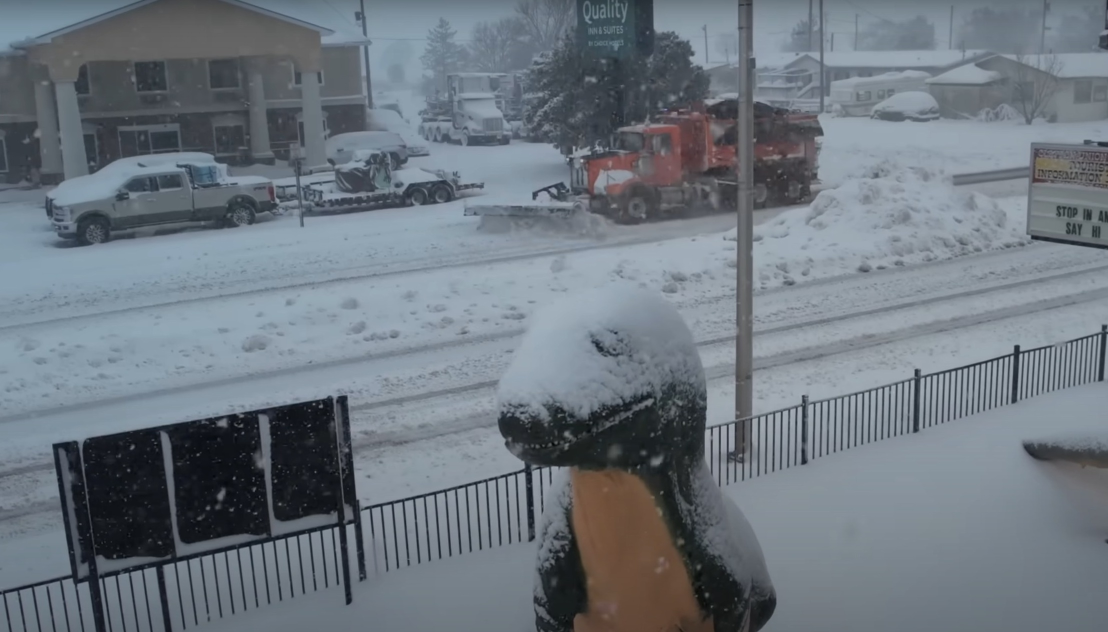
#> input picture notebooks/else/snow5.jpg, 2216 x 1264 px (shown at 1/2 size)
$ jupyter execute --allow-errors snow5.ipynb
#> lines starting #> are read from the running program, lines starting #| are printed output that depends on the picture
[cell 1]
# Copyright (c) Meta Platforms, Inc. and affiliates.

# Object masks in images from prompts with SAM 2

Segment Anything Model 2 (SAM 2) predicts object masks given prompts that indicate the desired object. The model first converts the image into an image embedding that allows high quality masks to be efficiently produced from a prompt.

The `SAM2ImagePredictor` class provides an easy interface to the model for prompting the model. It allows the user to first set an image using the `set_image` method, which calculates the necessary image embeddings. Then, prompts can be provided via the `predict` method to efficiently predict masks from those prompts. The model can take as input both point and box prompts, as well as masks from the previous iteration of prediction.

<a target="_blank" href="https://colab.research.google.com/github/facebookresearch/sam2/blob/main/notebooks/image_predictor_example.ipynb">

</a>

## Environment Set-up

If running locally using jupyter, first install `sam2` in your environment using the [installation instructions](https://github.com/facebookresearch/sam2#installation) in the repository.

If running from Google Colab, set `using_colab=True` below and run the cell. In Colab, be sure to select 'GPU' under 'Edit'->'Notebook Settings'->'Hardware accelerator'. Note that it's recommended to use **A100 or L4 GPUs when running in Colab** (T4 GPUs might also work, but could be slow and might run out of memory in some cases).

[cell 2]
using_colab = False

[cell 3]
if using_colab:
    import torch
    import torchvision
    print("PyTorch version:", torch.__version__)
    print("Torchvision version:", torchvision.__version__)
    print("CUDA is available:", torch.cuda.is_available())
    import sys
    !{sys.executable} -m pip install opencv-python matplotlib
    !{sys.executable} -m pip install 'git+https://github.com/facebookresearch/sam2.git'

    !mkdir -p images
    !wget -P images https://raw.githubusercontent.com/facebookresearch/sam2/main/notebooks/images/truck.jpg
    !wget -P images https://raw.githubusercontent.com/facebookresearch/sam2/main/notebooks/images/groceries.jpg

    !mkdir -p ../checkpoints/
    !wget -P ../checkpoints/ https://dl.fbaipublicfiles.com/segment_anything_2/092824/sam2.1_hiera_large.pt

## Set-up

Necessary imports and helper functions for displaying points, boxes, and masks.

[cell 4]
import os
# if using Apple MPS, fall back to CPU for unsupported ops
os.environ["PYTORCH_ENABLE_MPS_FALLBACK"] = "1"
import numpy as np
import torch
import matplotlib.pyplot as plt
from PIL import Image

#> (a cell that did not finish here is left out)

[cell 6]
np.random.seed(3)

# [44 lines left out: functions show_mask, show_points, show_box, show_masks, not called in this run]

## Example image

[cell 7]
image = Image.open('else/snow5.jpg')
#> image is the input picture: PIL image 2216x1264 RGB; mean R, G, B 109.9, 118.8, 127.5
#image = np.array(image.convert("L"))  # Convert to grayscale
image = np.array(image.convert("RGB"))
plt.figure(figsize=(10, 10))
plt.imshow(image, cmap='gray')
plt.axis('on')
plt.show()

[cell 8]
import cv2
from collections import Counter

image2= Image.open('else/snow5.jpg')
#image = Image.open('parquery/frame_00000.jpg')
image_np = np.array(image2.convert("RGB"))
image = np.array(image2.convert("RGB"))

plt.figure(figsize=(10, 10))
plt.imshow(image2)
plt.axis('on')
plt.show()

colors = ('r', 'g', 'b')
channel_names = ('Red', 'Green', 'Blue')

plt.figure(figsize=(10, 5))
for i, color in enumerate(colors):
    hist = cv2.calcHist([image_np], [i], None, [256], [0, 256])
    plt.plot(hist, color=color, label=channel_names[i])
    plt.xlim([0, 256])

plt.title("Pixel Distribution per RGB Channel")
plt.xlabel("Pixel Value (0–255)")
plt.ylabel("Pixel Count")
plt.legend()
plt.grid(True)
plt.tight_layout()
plt.show()
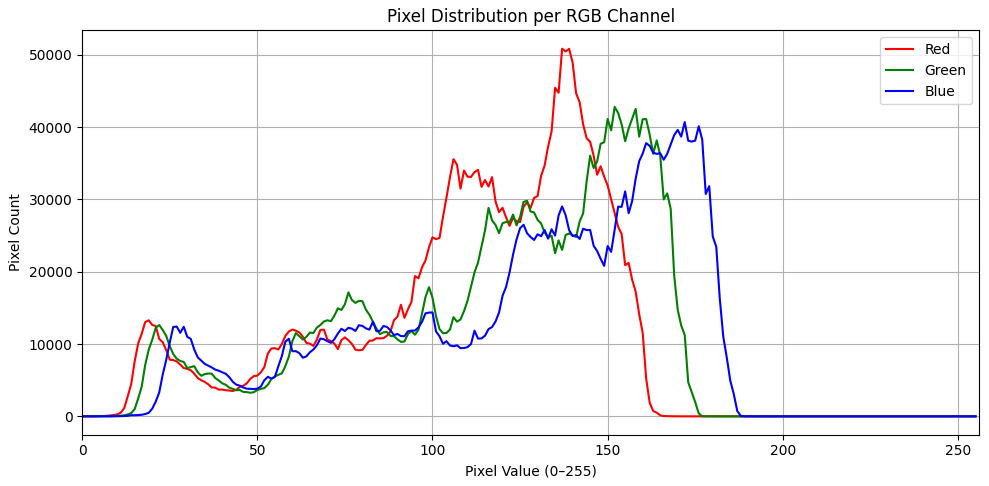
#> figure drawn by matplotlib, 1 panel; curve peaks at x = 137, y = 50843; curve peaks at x = 152, y = 42790; curve peaks at x = 172, y = 40698


$ run again, with notebooks/parquery/frame_00000.jpg copied over notebooks/else/snow5.jpg
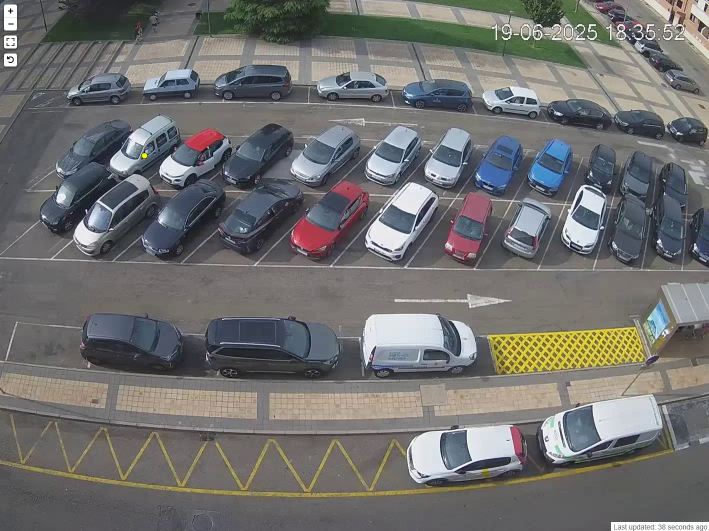
#> input picture notebooks/parquery/frame_00000.jpg, 1418 x 1062 px (shown at 1/2 size)
#> image is the input picture: PIL image 1418x1062 RGB; mean R, G, B 112.4, 112.2, 111.1
#> `plt.show()`:
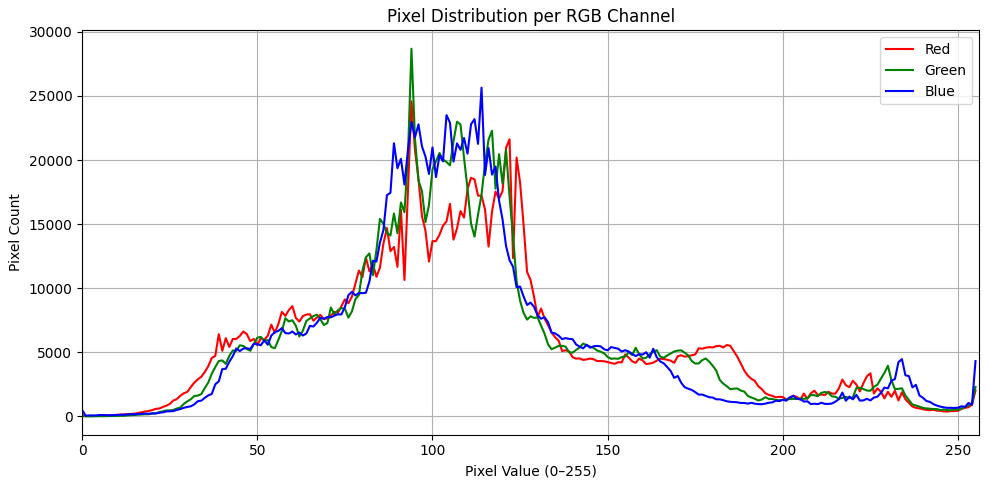
#> figure drawn by matplotlib, 1 panel; curve peaks at x = 94, y = 24587; curve peaks at x = 94, y = 28686; curve peaks at x = 114, y = 25649

$ run again, with notebooks/else/snow1.jpg copied over notebooks/else/snow5.jpg
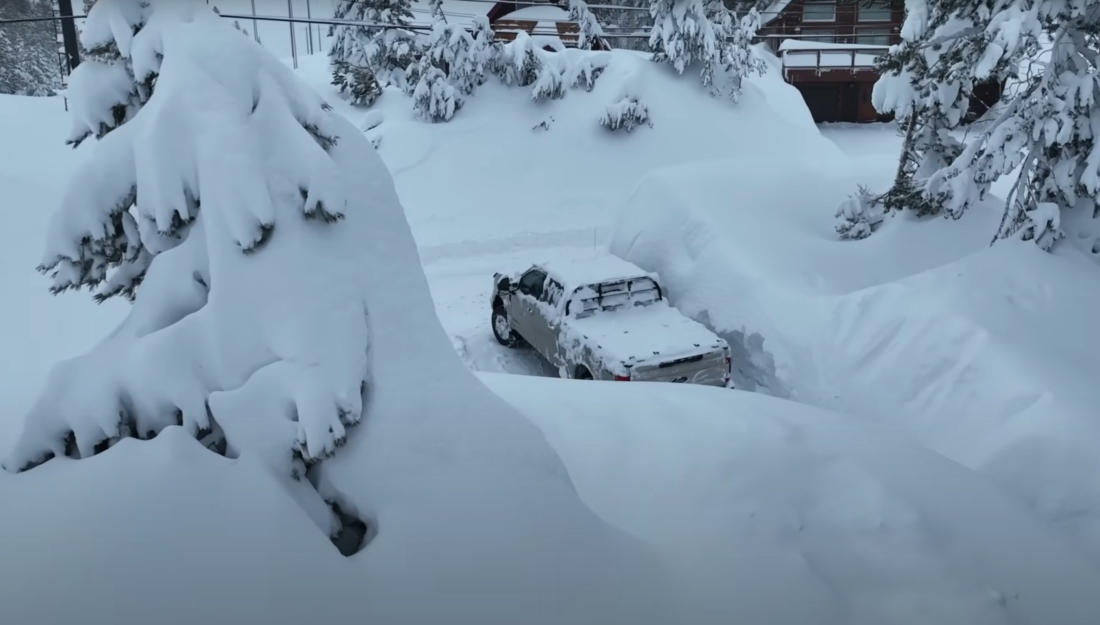
#> input picture notebooks/else/snow1.jpg, 2200 x 1250 px (shown at 1/2 size)
#> image is the input picture: PIL image 2200x1250 RGB; mean R, G, B 129.4, 151.4, 170.2
#> `plt.show()`:
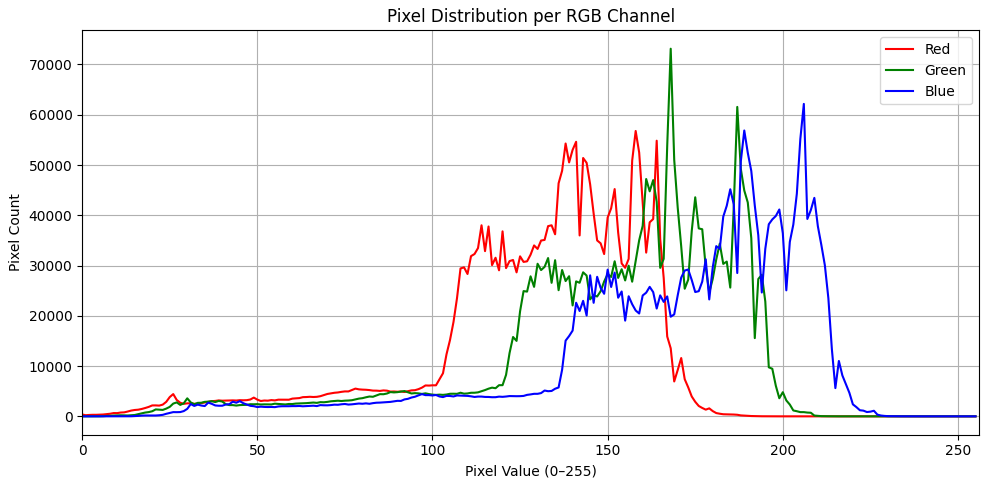
#> figure drawn by matplotlib, 1 panel; curve peaks at x = 158, y = 56771; curve peaks at x = 168, y = 73137; curve peaks at x = 206, y = 62158

$ run again, with notebooks/else/heavy_show_frame_00016.jpg copied over notebooks/else/snow5.jpg
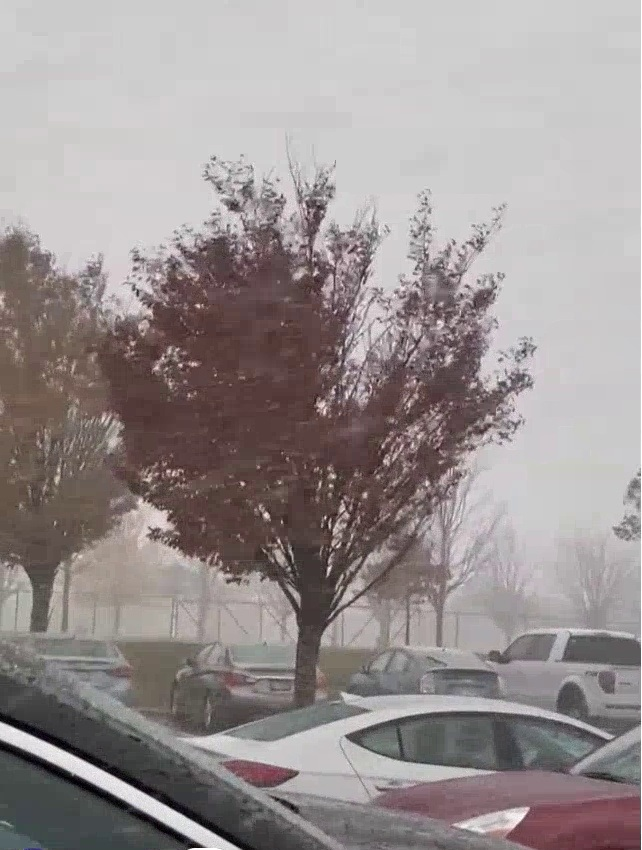
#> input picture notebooks/else/heavy_show_frame_00016.jpg, 642 x 850 px
#> image is the input picture: PIL image 642x850 RGB; mean R, G, B 153.1, 145.4, 145.3
#> `plt.show()`:
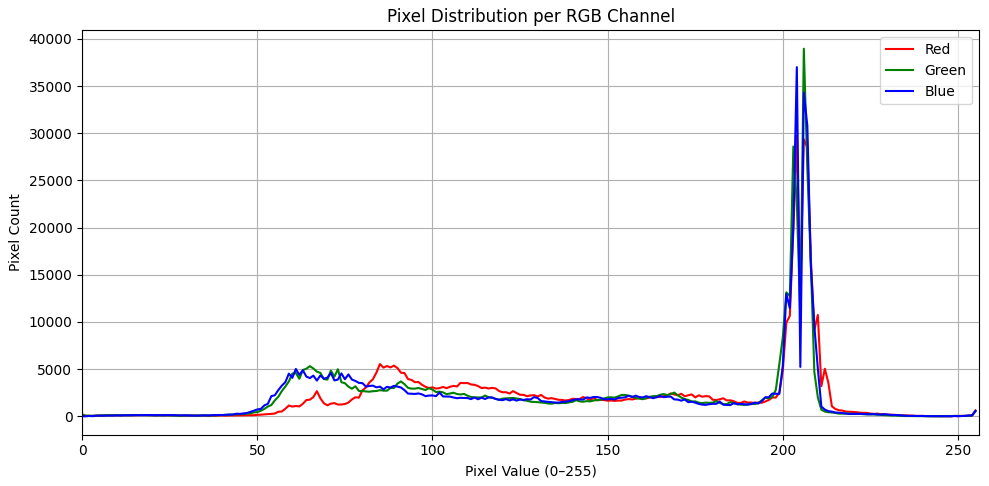
#> figure drawn by matplotlib, 1 panel; curve peaks at x = 204, y = 29748; curve peaks at x = 206, y = 38966; curve peaks at x = 204, y = 37008
